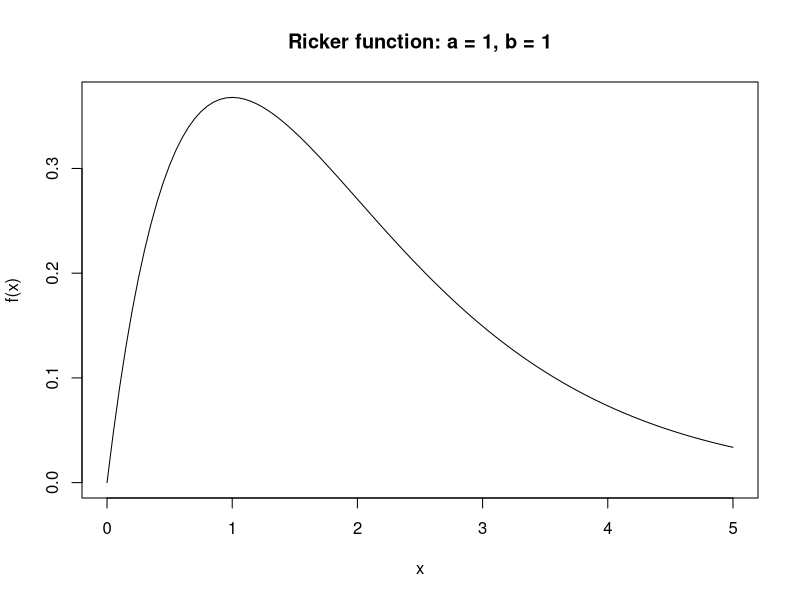
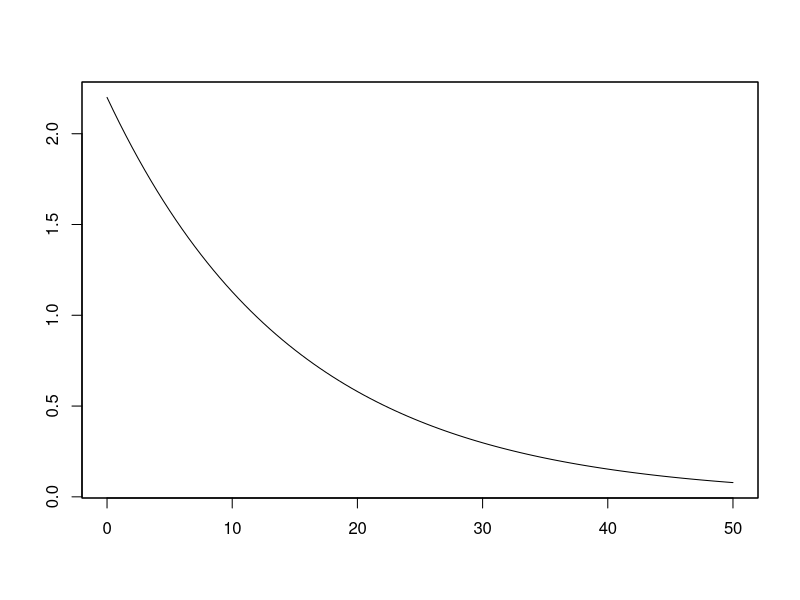
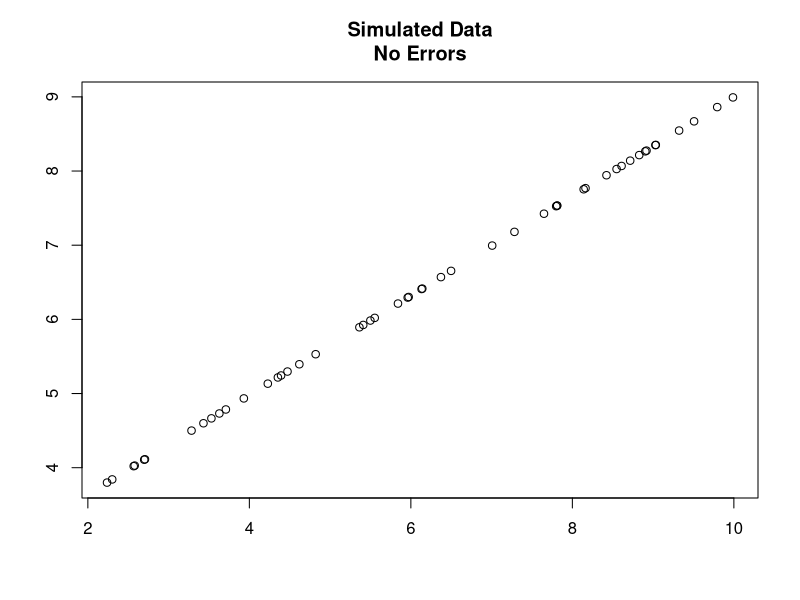
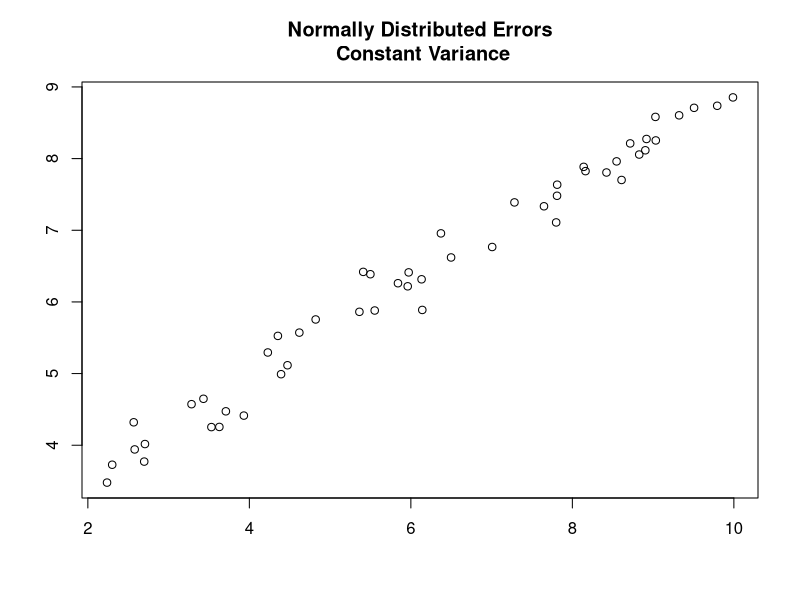
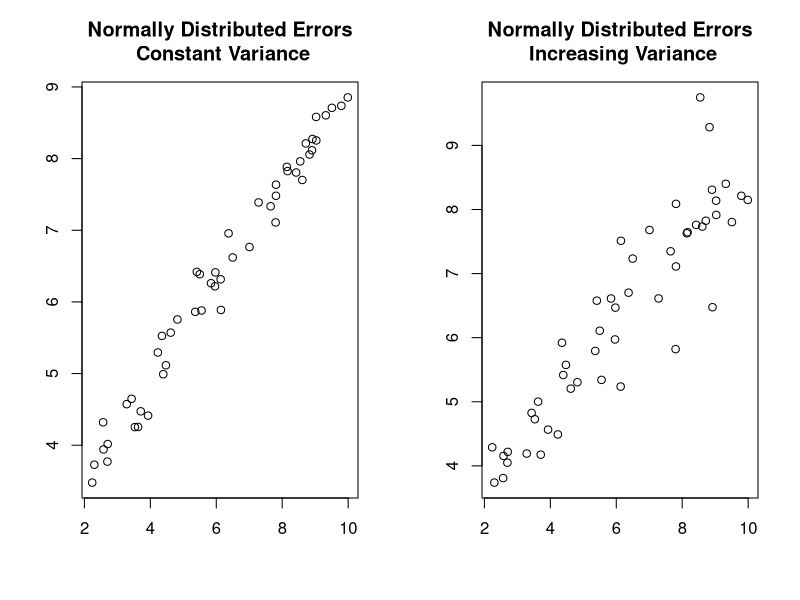
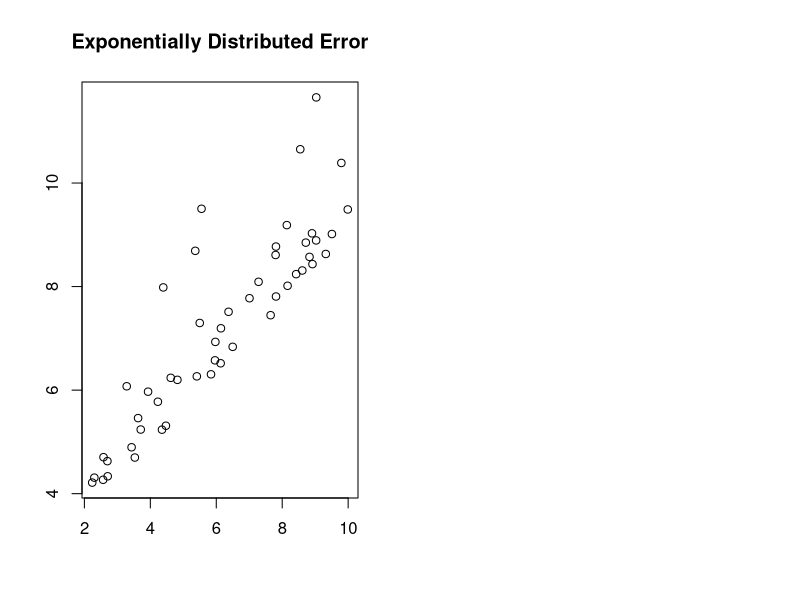
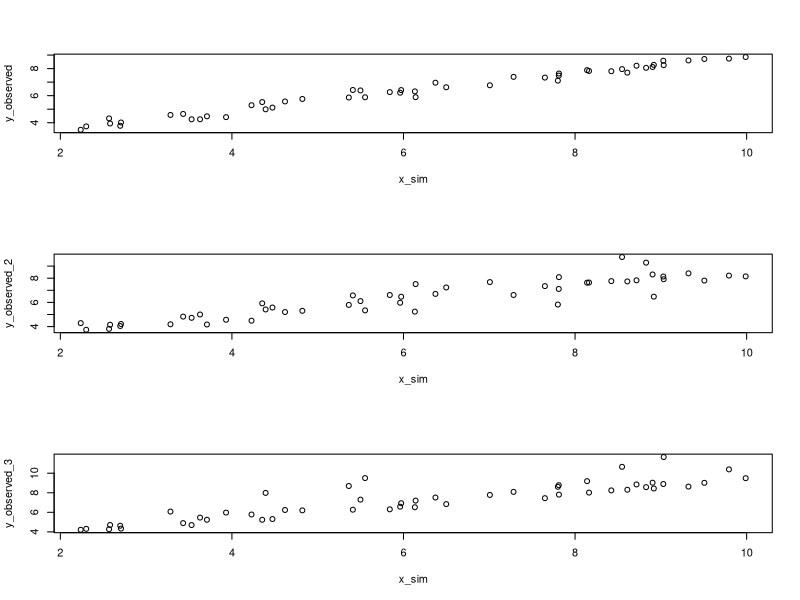
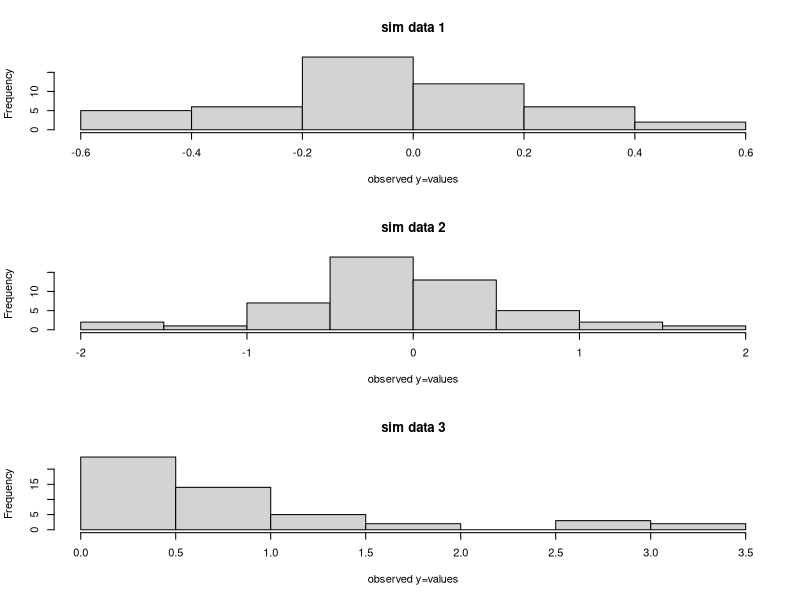

Reproduce these figures in R, in order.
# Create a Ricker function
ricker_fun = function(x, a, b) 
{
  return(a * x * exp(-b * x))
}
curve(
  ricker_fun(x, 1, 1), 
  from = 0, to = 5, add = FALSE, 
  main = "Ricker function: a = 1, b = 1",
  ylab = "f(x)", xlab = "x")

# Create an Exponential Function
exp_fun = function(x, a, b)
{
  return(a * exp(-b*x))
}
curve(
  exp_fun(x, 2.2, 1/15), add = FALSE, from = 0, to = 50,
  ann = FALSE, axes = TRUE, ylab = "f(x)"); box()

# Simulating data with different stochastic distributions
# Seed the RNG so we can reproduce our results
set.seed(1234567)

# Specify the x-range and number of points:
n_pts = 50
x_min = 2
x_max = 10

# Generate the x-values
x_sim = runif(n_pts, min = x_min, max = x_max)

param_intercept = 2.3
param_slope = 0.67
y_pred = param_intercept + x_sim * param_slope
plot(x_sim, y_pred, main = "Simulated Data\nNo Errors", xlab = "", ylab = "")

# Normal Errors 1
error_mean = 0
error_sd = 0.25

y_observed = 
  y_pred + 
  rnorm(
    n = n_pts, 
    mean = error_mean, 
    sd = error_sd)
plot(x_sim, y_observed, main = "Normally Distributed Errors\n Constant Variance", xlab = "", ylab = "")

# Normal Errors 2
error_mean = 0
error_sd = 0.1

y_observed_2 = 
  y_pred + 
  rnorm(
    n = n_pts, 
    mean = error_mean, 
    sd = error_sd * x_sim)

par(mfrow = c(1, 2))
plot(x_sim, y_observed, main = "Normally Distributed Errors\n Constant Variance", xlab = "", ylab = "")
plot(x_sim, y_observed_2, main = "Normally Distributed Errors\n Increasing Variance", xlab = "", ylab = "")

# Exponentially Distributed Error
y_observed_3 = 
  y_pred + 
  rexp(
    n = n_pts, rate = 1.2)
plot(x_sim, y_observed_3, main = "Exponentially Distributed Error", xlab = "", ylab = "")

# Choosing a Model
par(mfrow = c(3, 1))
plot(x_sim, y_observed)
plot(x_sim, y_observed_2)
plot(x_sim, y_observed_3)

par(mfrow = c(3, 1))
hist(y_observed - y_pred, main = "sim data 1", xlab = "observed y=values")
hist(y_observed_2 - y_pred, main = "sim data 2", xlab = "observed y=values")
hist(y_observed_3 - y_pred, main = "sim data 3", xlab = "observed y=values")
